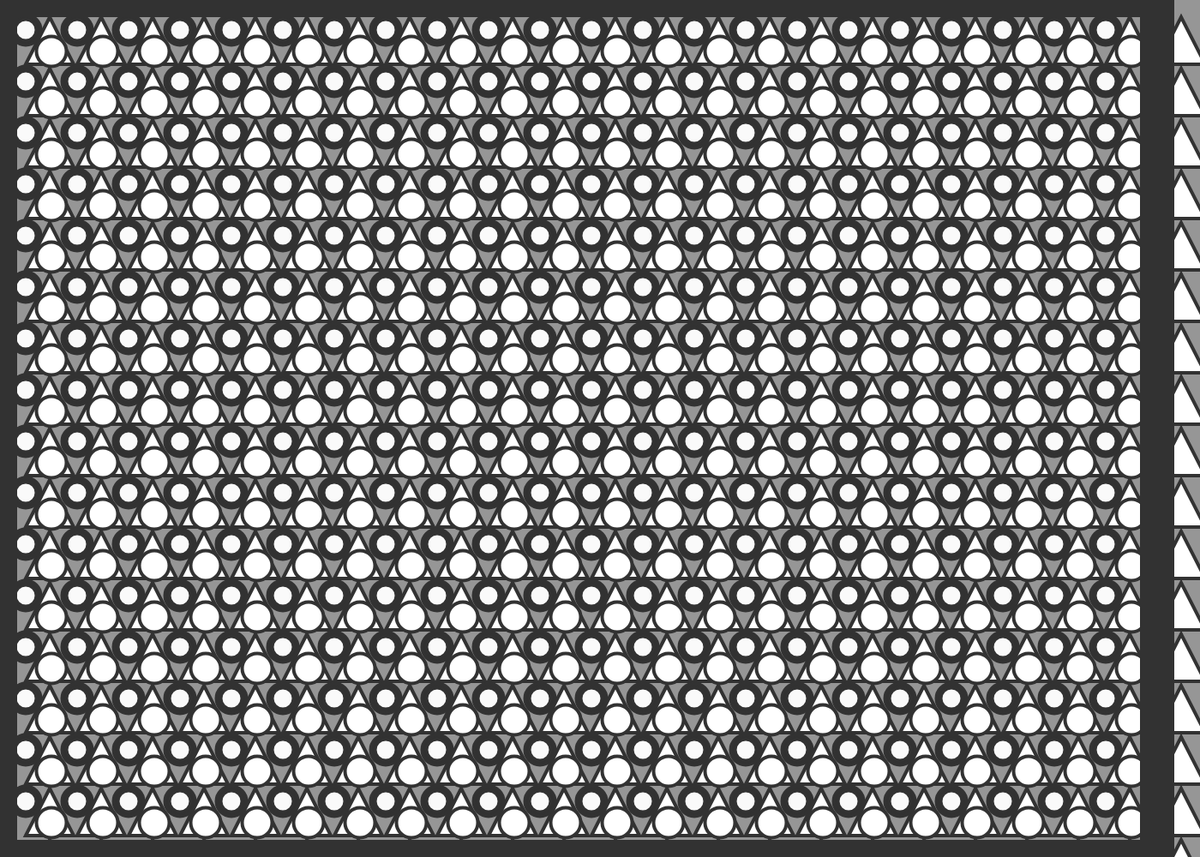
Frame 1 (no input)
Frame 60 (no input): identical to frame 1, image omitted
Frame 120 (the mouse pressed at the canvas centre since frame 60): identical to frame 1, image omitted

The p5.js sketch that drew this single still picture (run headless with seeded random() and noise() and a simulated clock; from frame 60 on, the mouse is pressed at the canvas centre):

// p5.js sketch
// ── sketch.js
//
function setup(){
  createCanvas(1400,1000);

}
function draw(){
  background(150);
  fill(255);
  strokeWeight(4);
  stroke(50);
      // for(var x = 1; x <1000; x=x+20) {
      for(var y = 0; y<height-20; y+= 60){
        for(var h = 0; h < width-20; h += 60){
        fill(255);
        ellipse(h, y, 35, 35);
        triangle(30+h, 75+y, 58+h, 20+y, 86+h, 75+y);

        push();
        fill(50)
        ellipse(h-30,y-25,35,35)
        pop();


        push();
        fill(250)
        ellipse(h-30,y-25,25,25)
        pop();

        push();
        fill(200,0)
        strokeWeight(40)
        stroke(50)
        rect(0,0,1350,1000)
        pop();


      }
}


        // push();
        // fill(255);
        // strokeWeight(4)
        // stroke(50);
        // ellipse(x,x,x);
        // pop();




  // }
}
